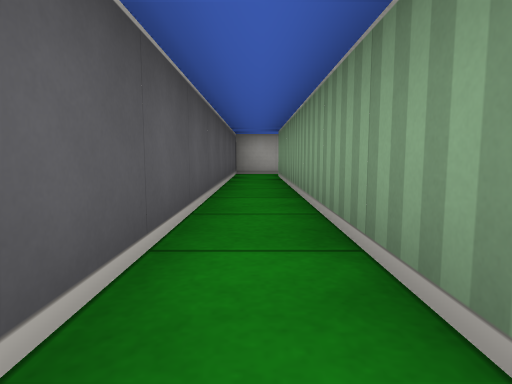
view 1 (above)

12 first-person views from a walk through a cub3D ray-caster map. The camera is about half as high as the walls, tilts 6° down and sees 75° across. The floor is counted in squares. Each view is taken from the middle of a square. On the plan, view 1 faces up. The plan holds only what a view shows up to about 9 squares ahead; the rest is blank.

view 2
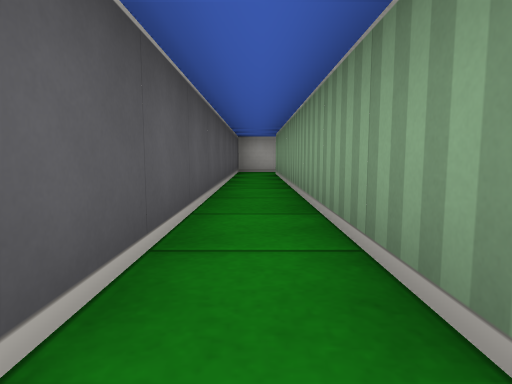

view 3
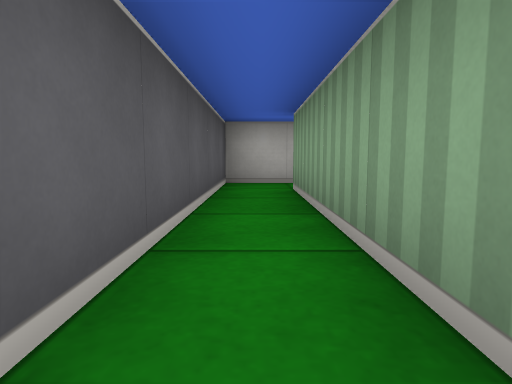

view 4
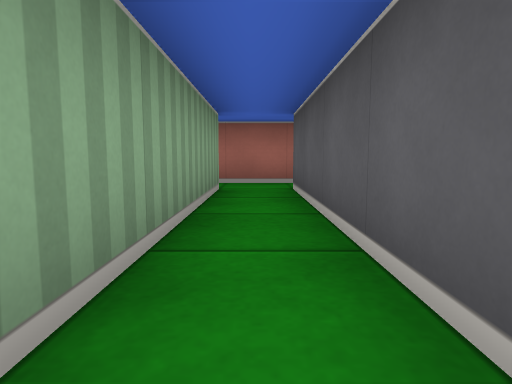

view 5
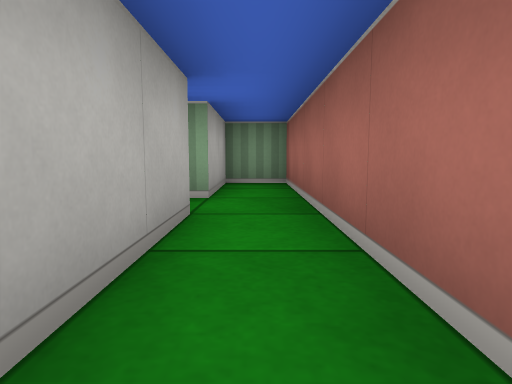

view 6
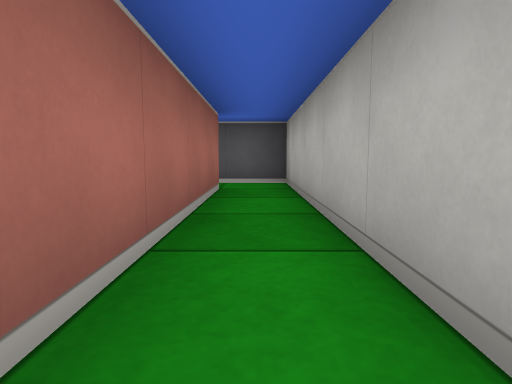

view 7
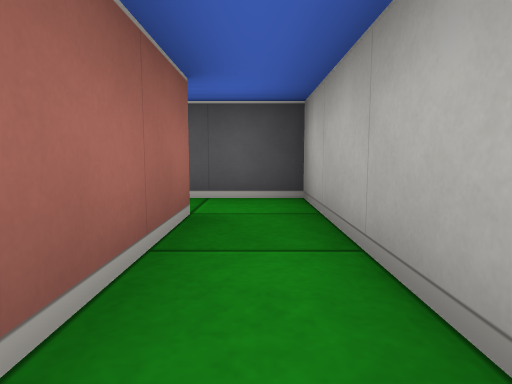

view 8
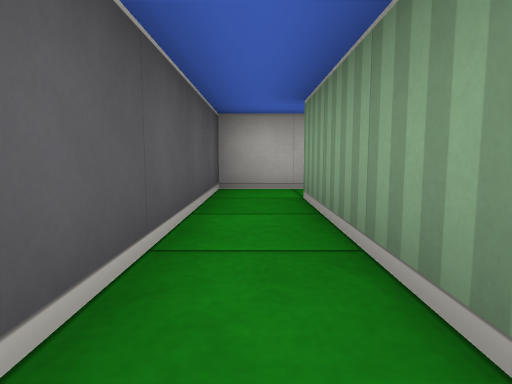

view 9
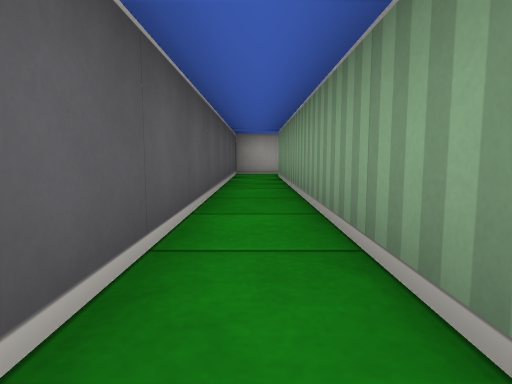

view 10
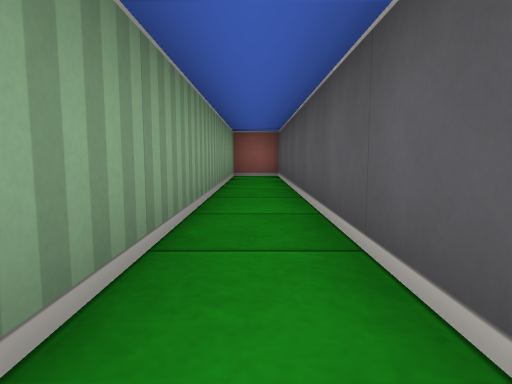

view 11
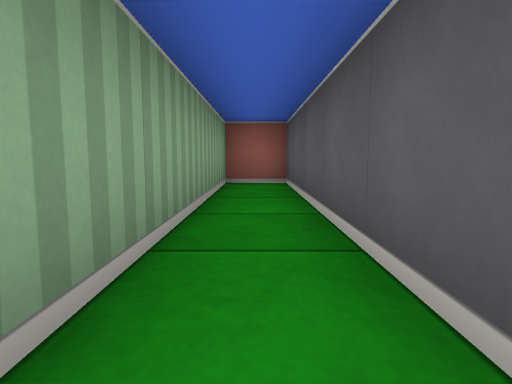

view 12
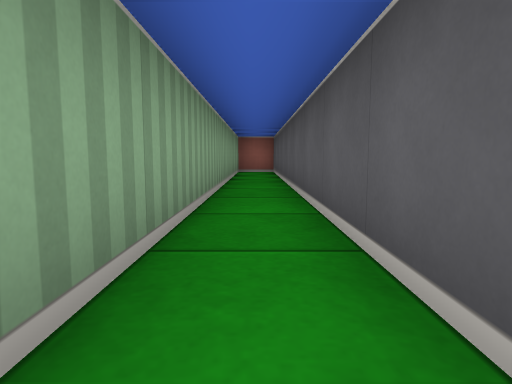

### Floor plan
Points are (right, up) in squares from view 1. A wall is a line through its corners. A room is listed if a view was taken in it or the views show most of it. See-through windows are left out.
Room 1 (views 1, 2, 3, 4, 6)
walls: (-0.5, -1.5) (2.5, -1.5) (2.5, -0.5) (0.5, -0.5) (0.5, 7.5); (-0.5, 7.5) (-0.5, -0.5)
ways out: opening at (-1, -1) to room 2; opening at (0, 7)
Room 2 (views 5, 7, 8, 9, 10, 11, 12)
walls: (-0.5, -0.5) (-5.5, -0.5) (-5.5, -13.5) (-4.5, -13.5) (-4.5, -1.5) (-0.5, -1.5)
ways out: opening at (-1, -1) to room 1

Positions as (right, up) in squares from view 1, and headings:
1: (0, 0), facing up
2: (0, -1), facing up
3: (0, 3), facing up
4: (0, 4), facing down
5: (-3, -1), facing right
6: (0, -1), facing left
7: (-2, -1), facing left
8: (-5, -5), facing up
9: (-5, -9), facing up
10: (-5, -6), facing down
11: (-5, -8), facing down
12: (-5, -4), facing down
